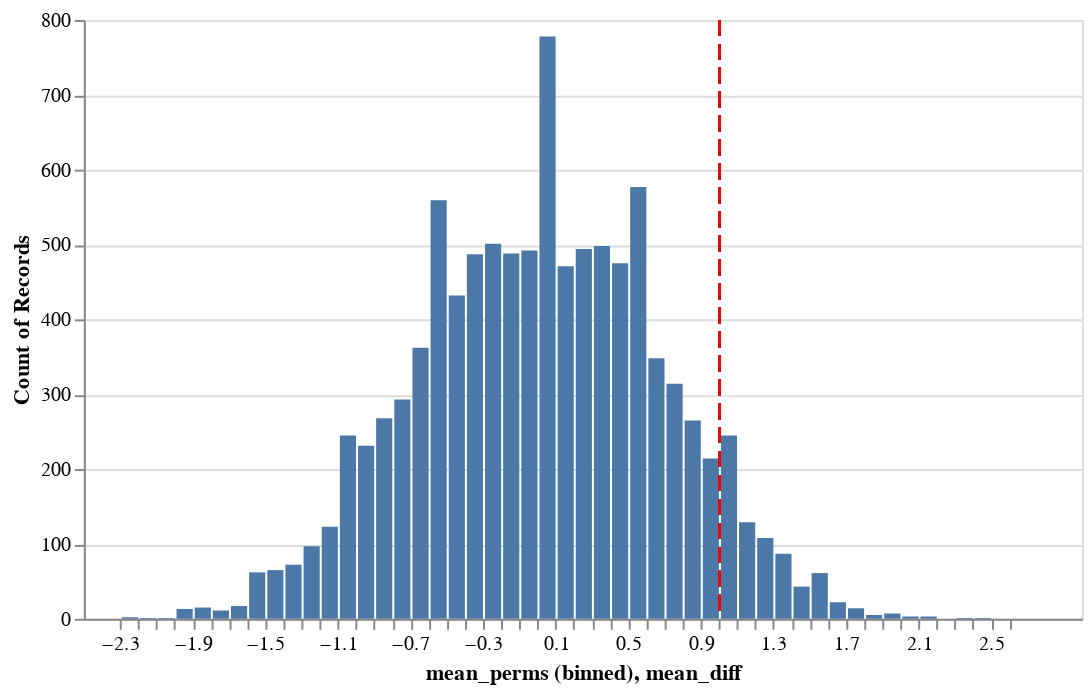

Notebook source saved alongside this figure:
### Code cell
alt.data_transformers.disable_max_rows() # Don't limit the data
# Create a histogram
histogram = alt.Chart(mean_perms).mark_bar().encode(
    x=alt.X("mean_perms:Q").bin(maxbins=50),
    y=alt.Y("count():Q")
).properties(width=500)
mean_perms = mean_perms.assign(mean_diff=observed_diff) # Add the mean to the dataframe
# Add a vertical line
observed_difference = alt.Chart(mean_perms).mark_rule(color="red", strokeDash=(8,4)).encode(
    x=alt.X("mean_diff")
)
# Combine the two plots
histogram + observed_difference

### Figure 1 — Vega-Lite specification as saved in the notebook (floating-point values rounded to 4 significant figures; data arrays with more than 128 entries replaced by an {"elided": "..."} marker saying what was removed)
{"config": {"view": {"continuousWidth": 300, "continuousHeight": 300}}, "layer": [{"data": {"name": "data-b6aa4f7524760f2e6e3b3862c0e81f38"}, "mark": {"type": "bar"}, "encoding": {"x": {"bin": {"maxbins": 50}, "field": "mean_perms", "type": "quantitative"}, "y": {"aggregate": "count", "type": "quantitative"}}}, {"data": {"name": "data-b6aa4f7524760f2e6e3b3862c0e81f38"}, "mark": {"type": "rule", "color": "red", "strokeDash": [8, 4]}, "encoding": {"x": {"field": "mean_diff", "type": "quantitative"}}}], "width": 500, "$schema": "https://vega.github.io/schema/vega-lite/v5.16.3.json", "datasets": {"data-b6aa4f7524760f2e6e3b3862c0e81f38": {"elided": "10000 records"}}}
